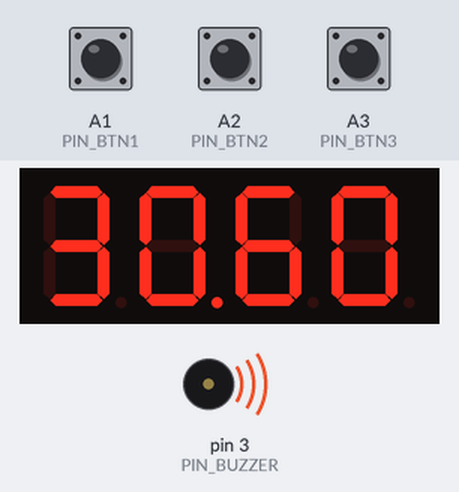
The sketch below on a simulated Arduino Uno, built with avr-gcc and run on an emulated ATmega328P. Shown: 4-digit seven-segment display, buzzer (waves = sounding, pin HIGH). Wiring (inferred from the names in the program): shift register (74HC595): data pin 8; shift clock pin 7; latch pin 4; 4-digit 7-segment display, segments lit when LOW: segments Q0, Q1, Q2, Q3, Q4, Q5, Q6, Q7; digit selects pin 6, pin 11, pin 10, pin 9. Inputs (shaded band) come from the test bench; at power-on: A2 (PIN_BTN2) HIGH, A1 (PIN_BTN1) HIGH, A3 (PIN_BTN3) HIGH. The segment pins are drawn as the display they are named for; pins used as bus, display or sensor lines are not drawn.

Above: at 0.8 s.
0.9 s: A2 (PIN_BTN2) pulled LOW for 1 s
At 1.31 s:
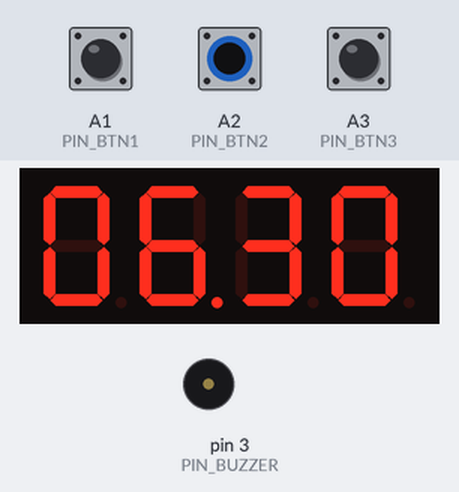
2.5 s: A1 (PIN_BTN1) pulled LOW for 1 s
At 3.67 s:
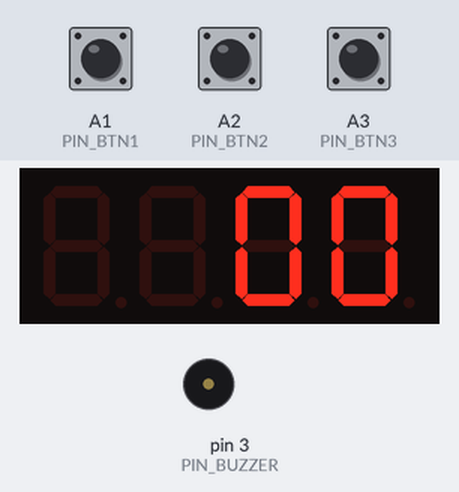
4.1 s: A3 (PIN_BTN3) pulled LOW for 0.15 s
At 4.42 s:
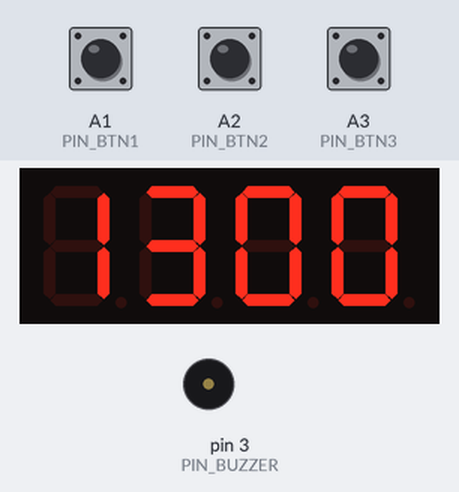
4.8 s: A1 (PIN_BTN1) pulled LOW for 0.15 s
5.5 s: A3 (PIN_BTN3) pulled LOW for 0.15 s
At 6.3 s:
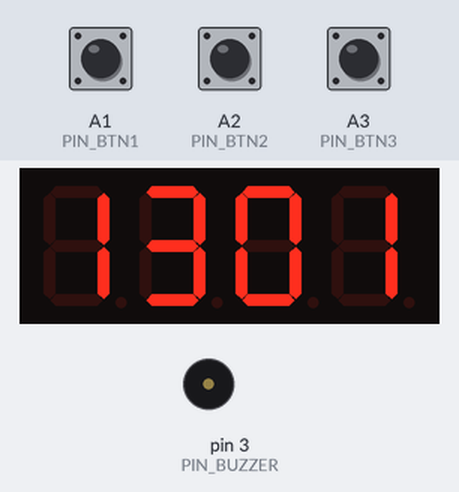
Timing chart, 0 to 7.2 s (numbered marks = the images above; inputs shaded):
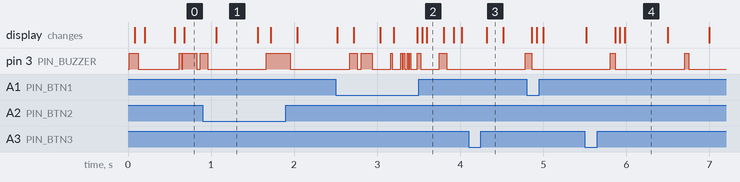

Measured:
- after the input at 4.1 s, the display: changes after 0.22 s (image 3)
- by itself, pin 3 (PIN_BUZZER): alternates HIGH for 0.05 s and LOW for 0.84 s
- what the display in image 4 shows lasts 0.5 s, from 6.0 s to 6.5 s

The sketch:

zadanie2.ino
```cpp
/*
 * Zadanie 2 – poprawiona wersja zgodna z PDF i zachowaniem przycisków z Alarm_Clock.
 * FreeRTOS: osobne wątki (display/buttons/clock), kolejka strukturalna + semafory binarne.
 */

#include <Arduino_FreeRTOS.h>
#include <semphr.h>
#include <queue.h>

#define PIN_LATCH   4
#define PIN_CLK     7
#define PIN_DATA    8
#define PIN_DIG1    6
#define PIN_DIG2    11
#define PIN_DIG3    10
#define PIN_DIG4    9
#define PIN_BTN1    A1
#define PIN_BTN2    A2
#define PIN_BTN3    A3
#define PIN_BUZZER  3

static const uint8_t SEG_MAP[11] = {
  0xC0, 0xF9, 0xA4, 0xB0, 0x99, 0x92, 0x82, 0xF8, 0x80, 0x90, 0xFF
};
#define BLANK     10u
#define DOT_MASK  0x7Fu

typedef struct {
  uint8_t d[4];
  bool dot;
  bool buzzer;
} DisplayMsg_t;

typedef enum {
  MODE_CLOCK_TIME,
  MODE_CLOCK_TIME_SET_HOUR,
  MODE_CLOCK_TIME_SET_MINUTE,
  MODE_ALARM_TIME,
  MODE_ALARM_TIME_SET_HOUR,
  MODE_ALARM_TIME_SET_MINUTE
} DisplayMode_t;

static QueueHandle_t xDisplayQueue;
static SemaphoreHandle_t xSemB1Press, xSemB1Long;
static SemaphoreHandle_t xSemB2Press, xSemB2Release;
static SemaphoreHandle_t xSemB3Press, xSemB3Long, xSemB3LongRelease;

static void vDisplayTask(void *);
static void vButtonTask(void *);
static void vClockTask(void *);

static void writeToDisplay(uint8_t digitPin, uint8_t segByte)
{
  digitalWrite(PIN_DIG1, HIGH);
  digitalWrite(PIN_DIG2, HIGH);
  digitalWrite(PIN_DIG3, HIGH);
  digitalWrite(PIN_DIG4, HIGH);

  digitalWrite(PIN_LATCH, LOW);
  shiftOut(PIN_DATA, PIN_CLK, MSBFIRST, segByte);
  digitalWrite(PIN_LATCH, HIGH);

  digitalWrite(digitPin, LOW);
}

void setup()
{
  Serial.begin(9600);

  pinMode(PIN_LATCH, OUTPUT);
  pinMode(PIN_CLK, OUTPUT);
  pinMode(PIN_DATA, OUTPUT);
  pinMode(PIN_DIG1, OUTPUT);
  pinMode(PIN_DIG2, OUTPUT);
  pinMode(PIN_DIG3, OUTPUT);
  pinMode(PIN_DIG4, OUTPUT);
  pinMode(PIN_BUZZER, OUTPUT);

  pinMode(PIN_BTN1, INPUT_PULLUP);
  pinMode(PIN_BTN2, INPUT_PULLUP);
  pinMode(PIN_BTN3, INPUT_PULLUP);

  xDisplayQueue = xQueueCreate(1, sizeof(DisplayMsg_t));
  xSemB1Press = xSemaphoreCreateBinary();
  xSemB1Long = xSemaphoreCreateBinary();
  xSemB2Press = xSemaphoreCreateBinary();
  xSemB2Release = xSemaphoreCreateBinary();
  xSemB3Press = xSemaphoreCreateBinary();
  xSemB3Long = xSemaphoreCreateBinary();
  xSemB3LongRelease = xSemaphoreCreateBinary();

  xTaskCreate(vDisplayTask, "Disp", 180, NULL, 3, NULL);
  xTaskCreate(vButtonTask, "Btn", 180, NULL, 2, NULL);
  xTaskCreate(vClockTask, "Clock", 320, NULL, 1, NULL);

  vTaskStartScheduler();
}

void loop() {}

static void vDisplayTask(void *)
{
  static const uint8_t digitPins[4] = {PIN_DIG1, PIN_DIG2, PIN_DIG3, PIN_DIG4};
  DisplayMsg_t msg = {{BLANK, BLANK, BLANK, BLANK}, false, false};
  uint8_t pos = 0;

  for (;;)
  {
    DisplayMsg_t tmp;
    if (xQueueReceive(xDisplayQueue, &tmp, 0) == pdPASS) {
      msg = tmp;
    }

    digitalWrite(PIN_BUZZER, msg.buzzer ? HIGH : LOW);

    uint8_t seg = SEG_MAP[msg.d[pos]];
    if (msg.dot && pos == 1u) {
      seg &= DOT_MASK;
    }

    writeToDisplay(digitPins[pos], seg);
    pos = (uint8_t)((pos + 1u) & 0x03u);
    vTaskDelay(pdMS_TO_TICKS(3));
  }
}

static void vButtonTask(void *)
{
  const TickType_t poll = pdMS_TO_TICKS(20);
  const uint8_t longTicksThreshold = 25; // 25*20ms = 500ms

  bool prev1 = true, prev2 = true, prev3 = true;
  uint8_t hold1 = 0, hold3 = 0;
  bool longSent1 = false, longSent3 = false;

  for (;;)
  {
    bool b1 = (digitalRead(PIN_BTN1) == HIGH);
    bool b2 = (digitalRead(PIN_BTN2) == HIGH);
    bool b3 = (digitalRead(PIN_BTN3) == HIGH);

    // BUTTON1
    if (!b1 && prev1) { hold1 = 0; longSent1 = false; }
    if (!b1) {
      if (hold1 < 255u) hold1++;
      if (!longSent1 && hold1 >= longTicksThreshold) {
        xSemaphoreGive(xSemB1Long);
        longSent1 = true;
      }
    }
    if (b1 && !prev1 && !longSent1) {
      xSemaphoreGive(xSemB1Press);
    }

    // BUTTON2
    if (!b2 && prev2) xSemaphoreGive(xSemB2Press);
    if (b2 && !prev2) xSemaphoreGive(xSemB2Release);

    // BUTTON3
    if (!b3 && prev3) { hold3 = 0; longSent3 = false; }
    if (!b3) {
      if (hold3 < 255u) hold3++;
      if (!longSent3 && hold3 >= longTicksThreshold) {
        xSemaphoreGive(xSemB3Long);
        longSent3 = true;
      }
    }
    if (b3 && !prev3) {
      if (longSent3) xSemaphoreGive(xSemB3LongRelease);
      else xSemaphoreGive(xSemB3Press);
    }

    prev1 = b1;
    prev2 = b2;
    prev3 = b3;

    vTaskDelay(poll);
  }
}

static void vClockTask(void *)
{
  uint8_t h = 12, m = 0, s = 0;
  uint8_t alH = 6, alM = 30;
  bool alarmEnabled = false;
  bool alarmRinging = false;

  bool snoozeActive = false;
  uint8_t snoozeSec = 0;

  bool alarmTogglePressed = false;
  DisplayMode_t mode = MODE_CLOCK_TIME;

  TickType_t xLastWake = xTaskGetTickCount();
  TickType_t xLastSec = xTaskGetTickCount();

  for (;;)
  {
    bool b1Press = (xSemaphoreTake(xSemB1Press, 0) == pdPASS);
    bool b1Long = (xSemaphoreTake(xSemB1Long, 0) == pdPASS);
    bool b2Press = (xSemaphoreTake(xSemB2Press, 0) == pdPASS);
    bool b2Release = (xSemaphoreTake(xSemB2Release, 0) == pdPASS);
    bool b3Press = (xSemaphoreTake(xSemB3Press, 0) == pdPASS);
    bool b3Long = (xSemaphoreTake(xSemB3Long, 0) == pdPASS);
    bool b3LongRelease = (xSemaphoreTake(xSemB3LongRelease, 0) == pdPASS);

    if (alarmRinging) {
      if (b2Press) {
        alarmRinging = false;
        snoozeActive = true;
        snoozeSec = 20;
        Serial.println(F("Drzemka 20s (S2)"));
      } else if (b1Press || b1Long) {
        alarmRinging = false;
        snoozeActive = false;
        Serial.println(F("Alarm wylaczony (S1)"));
      }
    }

    if (!alarmRinging)
    switch (mode)
    {
      case MODE_CLOCK_TIME:
        if (b2Press) {
          mode = MODE_ALARM_TIME;
        } else if (b1Long) {
          mode = MODE_CLOCK_TIME_SET_HOUR;
          s = 0;
        } else if (b3Long && !alarmTogglePressed) {
          alarmTogglePressed = true;
          alarmEnabled = !alarmEnabled;
        } else if (b3LongRelease) {
          alarmTogglePressed = false;
        }
        break;

      case MODE_CLOCK_TIME_SET_HOUR:
        if (b1Press) mode = MODE_CLOCK_TIME_SET_MINUTE;
        else if (b3Press || b3Long) h = (uint8_t)((h + 1u) % 24u);
        break;

      case MODE_CLOCK_TIME_SET_MINUTE:
        if (b1Press) mode = MODE_CLOCK_TIME;
        else if (b3Press || b3Long) m = (uint8_t)((m + 1u) % 60u);
        break;

      case MODE_ALARM_TIME:
        if (b2Release) mode = MODE_CLOCK_TIME;
        else if (b1Long) {
          mode = MODE_ALARM_TIME_SET_HOUR;
          alarmEnabled = false;
          snoozeActive = false;
        }
        break;

      case MODE_ALARM_TIME_SET_HOUR:
        if (b1Press) mode = MODE_ALARM_TIME_SET_MINUTE;
        else if (b3Press || b3Long) alH = (uint8_t)((alH + 1u) % 24u);
        break;

      case MODE_ALARM_TIME_SET_MINUTE:
        if (b1Press) {
          mode = MODE_CLOCK_TIME;
          alarmEnabled = true;
        } else if (b3Press || b3Long) alM = (uint8_t)((alM + 1u) % 60u);
        break;
    }

    TickType_t xNow = xTaskGetTickCount();
    while ((xNow - xLastSec) >= pdMS_TO_TICKS(1000))
    {
      xLastSec += pdMS_TO_TICKS(1000);
      s++;
      if (s >= 60u) {
        s = 0u;
        m++;
        if (m >= 60u) {
          m = 0u;
          h = (uint8_t)((h + 1u) % 24u);
        }

        if (alarmEnabled && !alarmRinging && !snoozeActive && h == alH && m == alM) {
          alarmRinging = true;
          Serial.println(F("ALARM!"));
        }
      }

      if (snoozeActive && snoozeSec > 0u) {
        snoozeSec--;
        if (snoozeSec == 0u) {
          snoozeActive = false;
          alarmRinging = true;
          Serial.println(F("ALARM! (po drzemce)"));
        }
      }
    }

    DisplayMsg_t msg;
    const TickType_t elapsedInSecond = xNow - xLastSec;
    msg.dot = (elapsedInSecond < pdMS_TO_TICKS(500));
    msg.buzzer = alarmRinging;

    switch (mode)
    {
      case MODE_CLOCK_TIME:
        msg.d[0] = h / 10u; msg.d[1] = h % 10u; msg.d[2] = m / 10u; msg.d[3] = m % 10u;
        break;
      case MODE_CLOCK_TIME_SET_HOUR:
        msg.d[0] = msg.dot ? (h / 10u) : BLANK;
        msg.d[1] = msg.dot ? (h % 10u) : BLANK;
        msg.d[2] = m / 10u; msg.d[3] = m % 10u;
        msg.dot = false;
        break;
      case MODE_CLOCK_TIME_SET_MINUTE:
        msg.d[0] = h / 10u; msg.d[1] = h % 10u;
        msg.d[2] = msg.dot ? (m / 10u) : BLANK;
        msg.d[3] = msg.dot ? (m % 10u) : BLANK;
        msg.dot = false;
        break;
      case MODE_ALARM_TIME:
        msg.d[0] = alH / 10u; msg.d[1] = alH % 10u; msg.d[2] = alM / 10u; msg.d[3] = alM % 10u;
        break;
      case MODE_ALARM_TIME_SET_HOUR:
        msg.d[0] = msg.dot ? (alH / 10u) : BLANK;
        msg.d[1] = msg.dot ? (alH % 10u) : BLANK;
        msg.d[2] = alM / 10u; msg.d[3] = alM % 10u;
        msg.dot = false;
        break;
      default:
        msg.d[0] = alH / 10u; msg.d[1] = alH % 10u;
        msg.d[2] = msg.dot ? (alM / 10u) : BLANK;
        msg.d[3] = msg.dot ? (alM % 10u) : BLANK;
        msg.dot = false;
        break;
    }

    xQueueOverwrite(xDisplayQueue, &msg);
    vTaskDelayUntil(&xLastWake, pdMS_TO_TICKS(20));
  }
}
```
